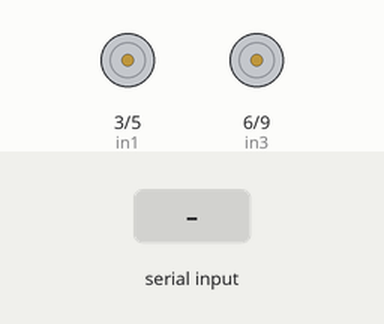
The sketch below on a simulated Arduino Leonardo, built with avr-gcc and run on an emulated ATmega32U4. Parts: motor-driver pin pairs drawn as motors (green arrow = first pin HIGH = forward, orange = second pin HIGH = backward, longer = more drive). The test bench sets the inputs (shaded band).

Above: at 1.2 s.
1.3 s: "w" received over Serial
At 2.3 s:
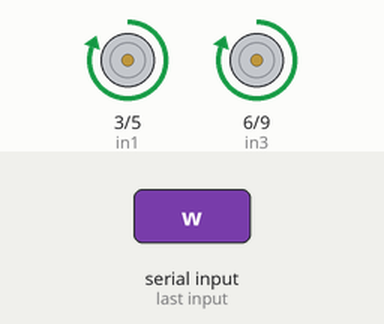
2.8 s: "s" received over Serial
At 3.8 s:
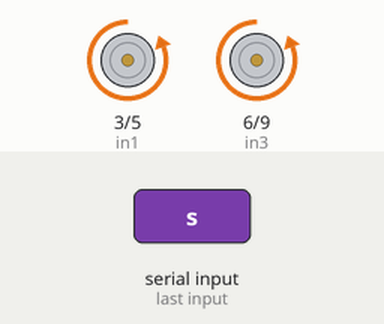
4.8 s: "a" received over Serial
At 6.5 s:
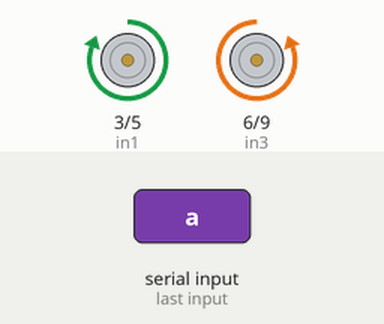
6.8 s: "d" received over Serial
At 8.0 s:
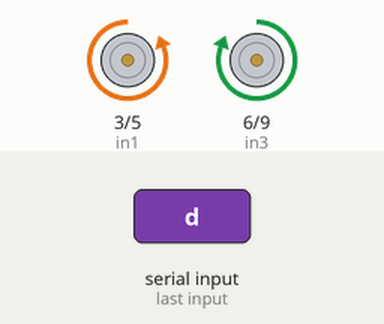
8.8 s: "q" received over Serial
At 9.6 s:
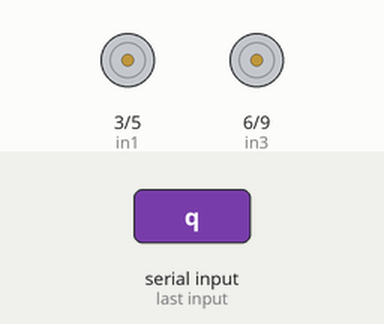
Timing chart, 0 to 11.8 s (numbered marks = the images above; inputs shaded):
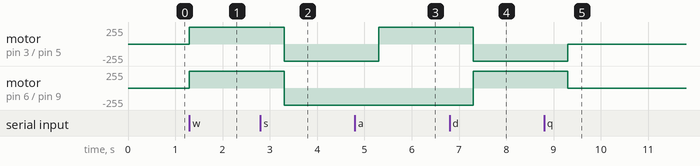

Measured:
- after the input at 1.3 s, motor on pin 3 (in1) / pin 5 (in2), motor on pin 6 (in3) / pin 9 (in4): stopped → forward 255/255 at once
- after the input at 2.8 s, motor on pin 3 (in1) / pin 5 (in2), motor on pin 6 (in3) / pin 9 (in4): forward 255/255 → backward 255/255 after 0.50 s
- after the input at 4.8 s, motor on pin 3 (in1) / pin 5 (in2): backward 255/255 → forward 255/255 after 0.50 s
- after the input at 6.8 s, motor on pin 3 (in1) / pin 5 (in2): forward 255/255 → backward 255/255 after 0.50 s; motor on pin 6 (in3) / pin 9 (in4): backward 255/255 → forward 255/255 after 0.50 s
- after the input at 8.8 s, motor on pin 3 (in1) / pin 5 (in2): backward 255/255 → stopped after 0.50 s; motor on pin 6 (in3) / pin 9 (in4): forward 255/255 → stopped after 0.50 s

The sketch:

MotorDriver_test1.ino
```cpp
#include <Keyboard.h>

int in1 = 3;
int in2 = 5;
int in3 = 6;
int in4 = 9;
//int ena = 10;
//int enb = 11;

void setup()
{
  Serial.begin(9600);

  //pinMode(ena, OUTPUT);
  //pinMode(enb, OUTPUT);
  pinMode(in1, OUTPUT);
  pinMode(in2, OUTPUT);
  pinMode(in3, OUTPUT);
  pinMode(in4, OUTPUT);

  digitalWrite(in1, LOW);
  digitalWrite(in2, LOW);
  digitalWrite(in3, LOW);
  digitalWrite(in4, LOW);


}


void loop()
{
  motorDirection();

}

void motorDirection()
{
  char i;
  i = Serial.read();

//  analogWrite(ena, 255);
//  analogWrite(enb, 255);

  if (i == 'w')
  {
    digitalWrite(in1, HIGH);
    digitalWrite(in2, LOW);
    digitalWrite(in3, HIGH);
    digitalWrite(in4, LOW);
    delay(2000);
  }
  else if (i == 's')
  {
    digitalWrite(in1, LOW);
    digitalWrite(in2, HIGH);
    digitalWrite(in3, LOW);
    digitalWrite(in4, HIGH);
    delay(2000);
  }
  else if (i == 'a')
  {
    digitalWrite(in1, HIGH);
    digitalWrite(in2, LOW);
    digitalWrite(in3, LOW);
    digitalWrite(in4, HIGH);
    delay(2000);
  }
  else if (i == 'd')
  {
    digitalWrite(in1, LOW);
    digitalWrite(in2, HIGH);
    digitalWrite(in3, HIGH);
    digitalWrite(in4, LOW);
    delay(2000);
  }
  else if (i == 'q')
  {
    digitalWrite(in1, LOW);
    digitalWrite(in2, LOW);
    digitalWrite(in3, LOW);
    digitalWrite(in4, LOW);
    delay(2000);
  }
}
```
